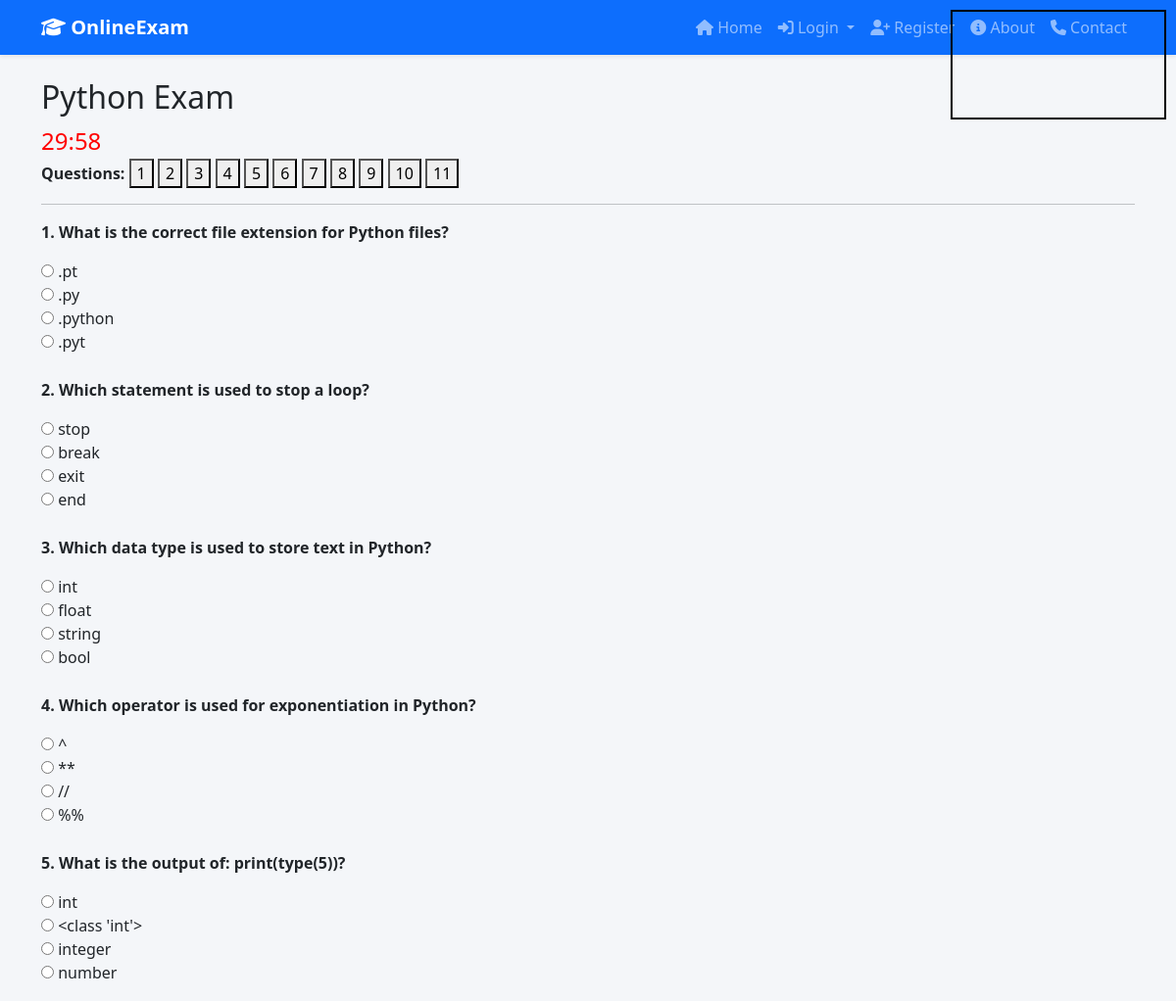
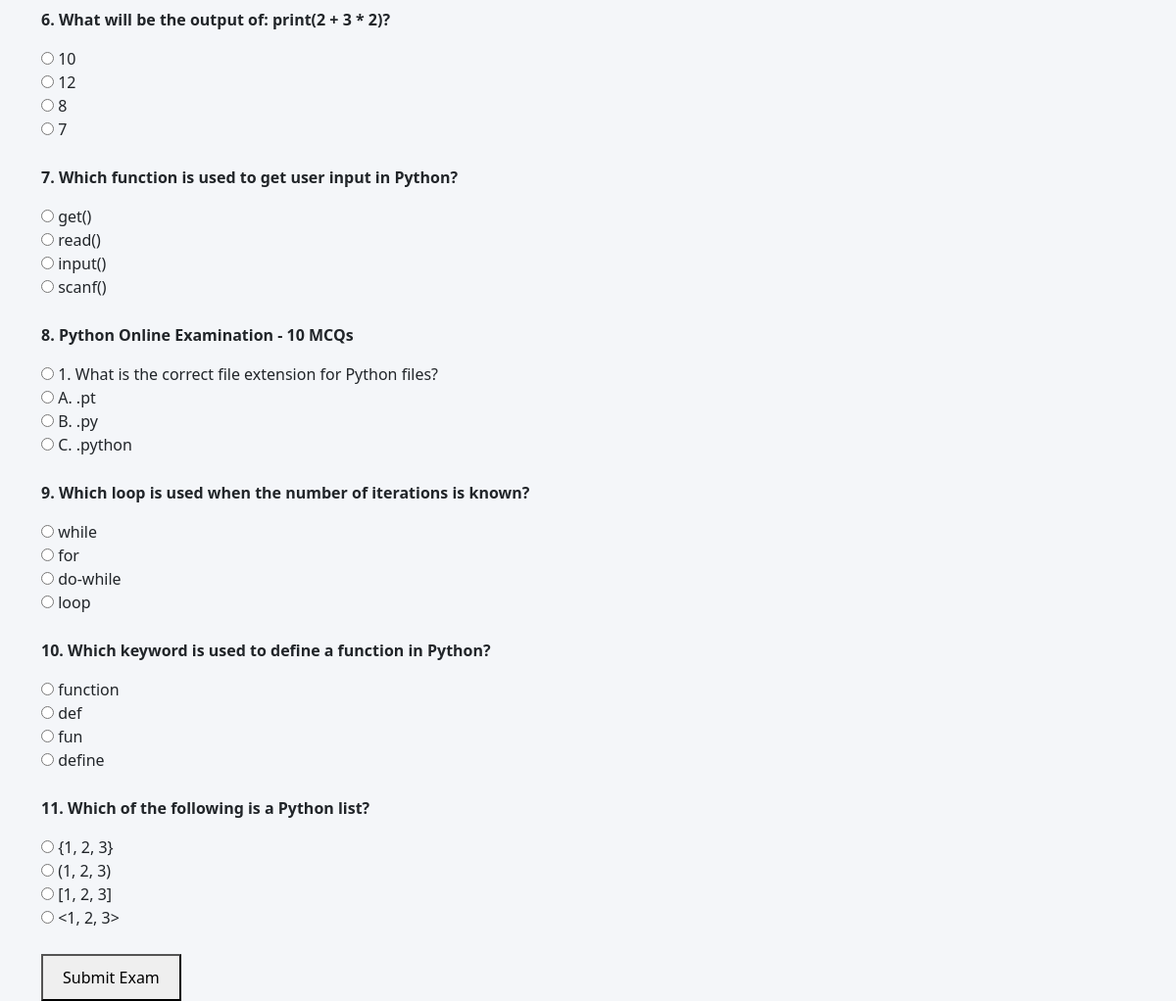
The app's page /exam/1/ (signed in) with its own data (2 pictures, top to bottom).
### myapp/models.py (models this page shows, shortened)
class Exam(models.Model):
    title = models.CharField(max_length=200)
    description = models.TextField()
    pdf_file = models.FileField(upload_to='exam_pdfs/', null=True, blank=True)

class Question(models.Model):
    exam = models.ForeignKey(Exam, on_delete=models.CASCADE)
    text = models.CharField(max_length=500)
    option1 = models.CharField(max_length=200)
    option2 = models.CharField(max_length=200)
    option3 = models.CharField(max_length=200)
    option4 = models.CharField(max_length=200)
    correct_answer = models.CharField(max_length=200)

### myapp/views.py (the view)
# urls.py: path('exam/<int:exam_id>/', views.exam_view, name='exam'),
def exam_view(request, exam_id):
    if not request.session.get("user_logged_in"):
        return redirect("user_login")
    exam = get_object_or_404(Exam, id=exam_id)
    questions = list(Question.objects.filter(exam=exam))
    random.shuffle(questions)
    request.session["exam_q_ids"] = [q.id for q in questions]
    return render(request, "myapp/exam.html", {
        "exam": exam,
        "questions": questions,
        "remaining_time": 1800
    })

### templates/myapp/exam.html (shortened to what this page needs)
{% extends "myapp/base.html" %}
{% block content_block %}
<h2>{{ exam.title }}</h2>
<div id="timer" style="font-size:24px;color:red;">30.00</div>
<video id="video" autoplay muted
style="position:fixed;right:10px;top:10px;width:220px;border:2px solid black;">
</video>
<form method="POST" action="{% url 'submit_exam' exam.id %}">
<b>Questions:</b>
{% for q in questions %}
<button type="button" onclick="goto('{{ q.id }}')">{{ forloop.counter }}</button>
{% endfor %}
<hr>
{% for q in questions %}
<div id="q{{ q.id }}" style="margin-bottom:25px;">
<p><b>{{ forloop.counter }}. {{ q.text }}</b></p>
<label><input type="radio" name="{{ q.id }}" value="A"> {{ q.option1 }}</label><br>
<label><input type="radio" name="{{ q.id }}" value="B"> {{ q.option2 }}</label><br>
<label><input type="radio" name="{{ q.id }}" value="C"> {{ q.option3 }}</label><br>
<label><input type="radio" name="{{ q.id }}" value="D"> {{ q.option4 }}</label><br>
</div>
{% endfor %}
<button style="padding:10px 20px;">Submit Exam</button>
</form>
{% endblock %}

### templates/myapp/base.html (style rules this page uses)
body { background-color: #f4f6f9; }

### records on screen
Exam: title "Python Exam"
Question: text "What is the correct file extension for Python files?", option1 ".pt", option2 ".py", option3 ".python", option4 ".pyt"
Question: text "Which statement is used to stop a loop?", option1 "stop", option2 "break", option3 "exit", option4 "end"
Question: text "Which data type is used to store text in Python?", option1 "int", option2 "float", option3 "string", option4 "bool"
Question: text "Which operator is used for exponentiation in Python?", option1 "^", option2 "**", option3 "//", option4 "%%"
Question: text "What is the output of: print(type(5))?", option1 "int", option2 "<class 'int'>", option3 "integer", option4 "number"
Question: text "What will be the output of: print(2 + 3 * 2)?", option1 "10", option2 "12", option3 "8", option4 "7"
Question: text "Which function is used to get user input in Python?", option1 "get()", option2 "read()", option3 "input()", option4 "scanf()"
Question: text "Python Online Examination - 10 MCQs", option1 "1. What is the correct file extension for Python files?", option2 "A. .pt", option3 "B. .py", option4 "C. .python"
Question: text "Which loop is used when the number of iterations is known?", option1 "while", option2 "for", option3 "do-while", option4 "loop"
Question: text "Which keyword is used to define a function in Python?", option1 "function", option2 "def", option3 "fun", option4 "define"
Question: text "Which of the following is a Python list?", option1 "{1, 2, 3}", option2 "(1, 2, 3)", option3 "[1, 2, 3]", option4 "<1, 2, 3>"
